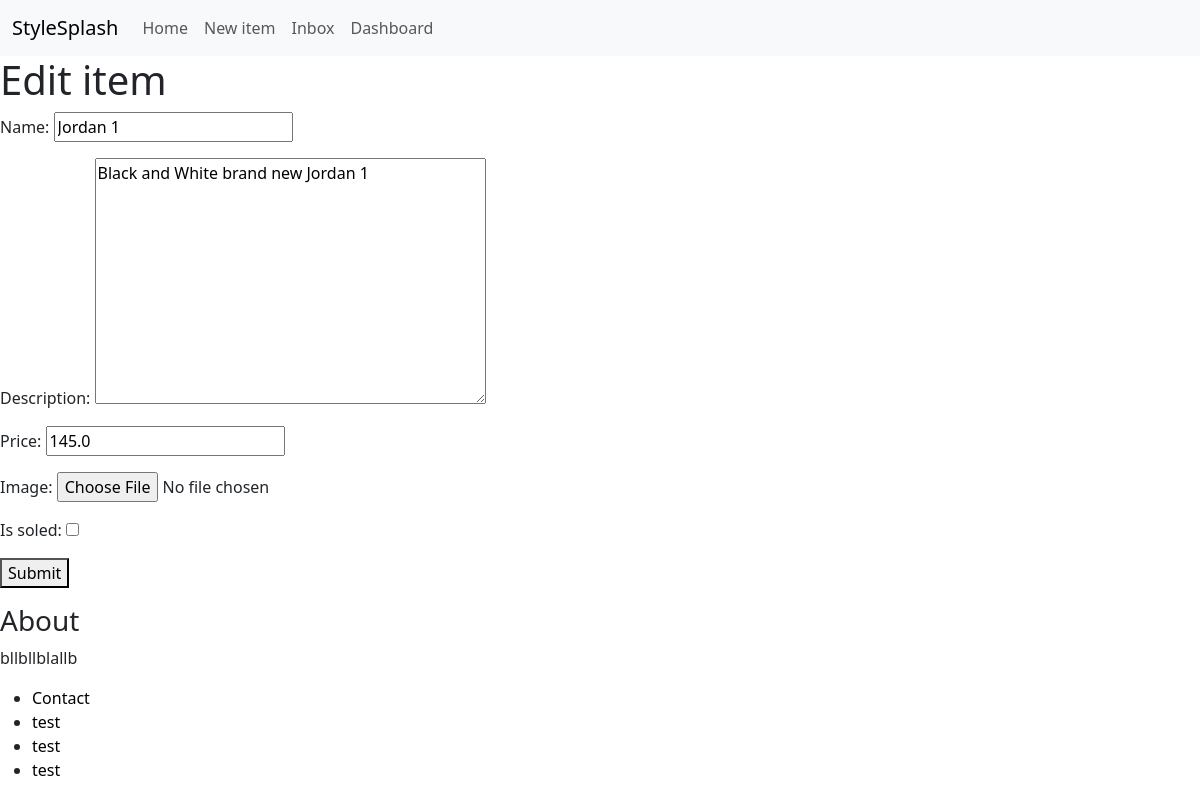
The page /items/3/edit/ (signed in) on the database as committed earlier.
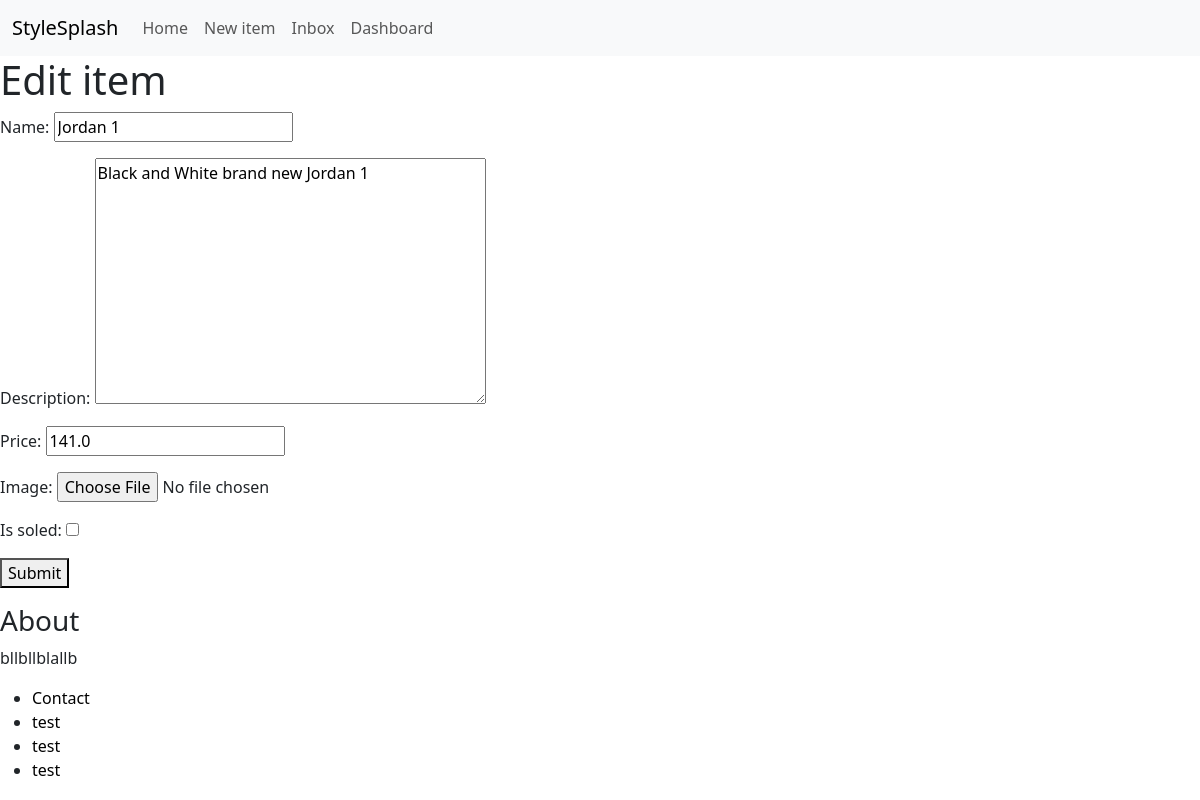
The same page on the database as committed later.
### item/models.py (models this page shows, shortened)
class Item(models.Model):
    category = models.ForeignKey(Category, related_name='items',on_delete=models.CASCADE)
    name = models.CharField(max_length=255)
    description = models.TextField(blank=True,null=True)
    price = models.FloatField()
    image = models.ImageField(upload_to='item_images',blank=True,null=True)
    is_soled = models.BooleanField(default=False)
    created_by = models.ForeignKey(User, related_name = 'items',on_delete=models.CASCADE)
    created_at = models.DateTimeField(auto_now_add=True)

### item/views.py (the view)
# urls.py: path('<int:pk>/edit/',views.edit,name="edit"),
@login_required
def edit(request,pk):
    item = get_object_or_404(Item,pk=pk,created_by=request.user)
    if request.method == 'POST':
        form = EditItemForm(request.POST, request.FILES, instance=item)
        if form.is_valid():
            form.save()
            return redirect('item:detail',pk=item.id)
    else:
        form = EditItemForm(instance=item)
    return render(request,'item/form.html',{
        'form': form,
        'title': 'Edit item',
    })

### item/forms.py
class EditItemForm(forms.ModelForm):
    class Meta:
        model = Item
        fields = ( 'name', 'description', 'price', 'image','is_soled')
        widgets = {
            'name':forms.TextInput(attrs={
                'class':''
            }),
            'description':forms.Textarea(attrs={
                'class':''
            }),
            'price':forms.TextInput(attrs={
                'class':''
            }),
            'image':forms.FileInput(attrs={
                'class':''
            }),
        }

### item/templates/item/form.html (shortened to what this page needs)
{% extends "core/base.html" %}
{%block content %}
    <h1>{{title}}</h1>
    <form method="post" action="." enctype="multipart/form-data">
     <div>
        {{form.as_p}}
     </div>
        <button type="submit">Submit</button>
    </form>
{% endblock %}

Rows that differ between the two databases and show on the page:
changed Item "Jordan 1": price "145.0" → "141.0"
